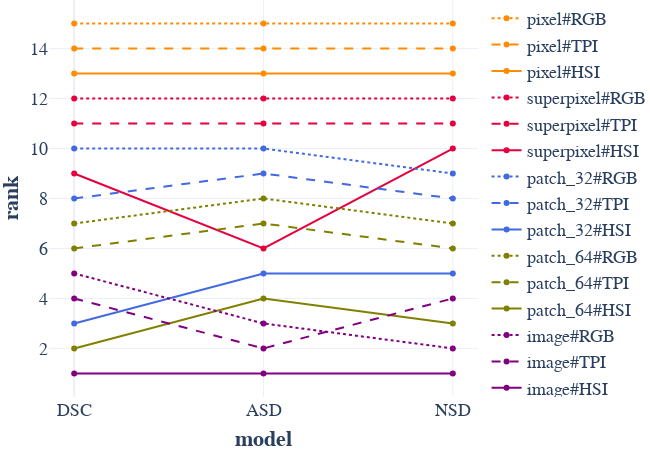

The notebook cell this image was saved under:
### Code cell
def rank_nsd_figure(rank_data: dict[str, pd.DataFrame]) -> go.Figure:
    rownames = None
    for r in rank_data.values():
        if rownames is None:
            rownames = r["rowname"]
        else:
            assert all(rownames == r["rowname"])

    fig = go.Figure()

    line_style = {
        "HSI": "solid",
        "TPI": "dash",
        "RGB": "dot",
    }
    models = list(settings_seg.model_colors.keys())
    x = list(range(len(rank_data)))

    for model in models:
        for modality in reversed(settings_seg.modality_names.values()):
            model_short = model.replace("superpixel_classification", "superpixel")
            name = f"{model_short}#{modality}"
            y = [r.query(f'rowname == "{name}"')["rank"].item() for r in rank_data.values()]

            fig.add_trace(
                go.Scatter(
                    x=x, y=y, name=name, marker_color=settings_seg.model_colors[model], line_dash=line_style[modality]
                )
            )

    fig.layout.width = 650
    fig.layout.height = 450
    fig.update_layout(xaxis=dict(tickmode="array", tickvals=x, ticktext=list(rank_data.keys())))
    fig.update_layout(xaxis_title="<b>model</b>", yaxis_title="<b>rank</b>")
    fig.update_layout(
        template="plotly_white", font_family="Libertinus Serif", font_size=18, margin=dict(l=0, r=0, b=0, t=0)
    )

    return fig


fig = rank_nsd_figure(ranks_test)
fig.write_image(settings_seg.paper_dir / "ranking_stability_metrics.pdf")
# Manual adjustments
# - Use legend with symbols
fig

### Figure 1 — Plotly figure (JSON) as saved in the notebook; plotly's stock layout.template omitted (floating-point values rounded to 4 significant figures)
{"data": [{"line": {"dash": "dot"}, "marker": {"color": "#FF8C00"}, "name": "pixel#RGB", "type": "scatter", "x": [0, 1, 2], "y": [15, 15, 15]}, {"line": {"dash": "dash"}, "marker": {"color": "#FF8C00"}, "name": "pixel#TPI", "type": "scatter", "x": [0, 1, 2], "y": [14, 14, 14]}, {"line": {"dash": "solid"}, "marker": {"color": "#FF8C00"}, "name": "pixel#HSI", "type": "scatter", "x": [0, 1, 2], "y": [13, 13, 13]}, {"line": {"dash": "dot"}, "marker": {"color": "#E6003D"}, "name": "superpixel#RGB", "type": "scatter", "x": [0, 1, 2], "y": [12, 12, 12]}, {"line": {"dash": "dash"}, "marker": {"color": "#E6003D"}, "name": "superpixel#TPI", "type": "scatter", "x": [0, 1, 2], "y": [11, 11, 11]}, {"line": {"dash": "solid"}, "marker": {"color": "#E6003D"}, "name": "superpixel#HSI", "type": "scatter", "x": [0, 1, 2], "y": [9, 6, 10]}, {"line": {"dash": "dot"}, "marker": {"color": "#4169E1"}, "name": "patch_32#RGB", "type": "scatter", "x": [0, 1, 2], "y": [10, 10, 9]}, {"line": {"dash": "dash"}, "marker": {"color": "#4169E1"}, "name": "patch_32#TPI", "type": "scatter", "x": [0, 1, 2], "y": [8, 9, 8]}, {"line": {"dash": "solid"}, "marker": {"color": "#4169E1"}, "name": "patch_32#HSI", "type": "scatter", "x": [0, 1, 2], "y": [3, 5, 5]}, {"line": {"dash": "dot"}, "marker": {"color": "#808000"}, "name": "patch_64#RGB", "type": "scatter", "x": [0, 1, 2], "y": [7, 8, 7]}, {"line": {"dash": "dash"}, "marker": {"color": "#808000"}, "name": "patch_64#TPI", "type": "scatter", "x": [0, 1, 2], "y": [6, 7, 6]}, {"line": {"dash": "solid"}, "marker": {"color": "#808000"}, "name": "patch_64#HSI", "type": "scatter", "x": [0, 1, 2], "y": [2, 4, 3]}, {"line": {"dash": "dot"}, "marker": {"color": "#800080"}, "name": "image#RGB", "type": "scatter", "x": [0, 1, 2], "y": [5, 3, 2]}, {"line": {"dash": "dash"}, "marker": {"color": "#800080"}, "name": "image#TPI", "type": "scatter", "x": [0, 1, 2], "y": [4, 2, 4]}, {"line": {"dash": "solid"}, "marker": {"color": "#800080"}, "name": "image#HSI", "type": "scatter", "x": [0, 1, 2], "y": [1, 1, 1]}], "layout": {"font": {"family": "Libertinus Serif", "size": 18}, "height": 450, "margin": {"b": 0, "l": 0, "r": 0, "t": 0}, "width": 650, "xaxis": {"tickmode": "array", "ticktext": ["DSC", "ASD", "NSD"], "tickvals": [0, 1, 2], "title": {"text": "<b>model</b>"}}, "yaxis": {"title": {"text": "<b>rank</b>"}}}}
